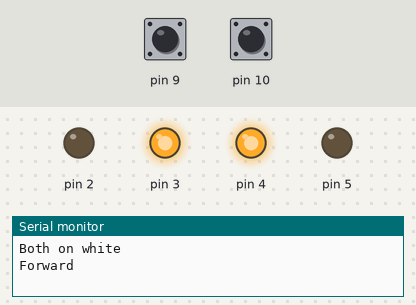
Bench run of a sketch on a simulated Arduino Uno, built with avr-gcc and run on an emulated ATmega328P. Parts: output pins drawn as LEDs (lit = HIGH), the last lines printed to the serial monitor. Dashed ring = blinking. Inputs (shaded band) come from the test bench; at power-on: pin 9 LOW, pin 10 LOW.

Above: at 1.2 s.
1.3 s: pin 9 driven HIGH
At 1.7 s:
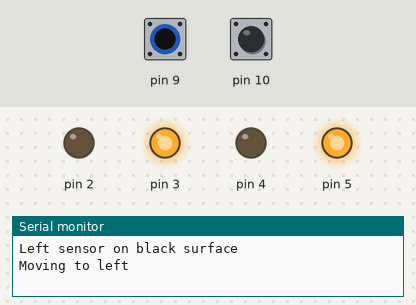
2.8 s: pin 10 driven HIGH
At 3.4 s:
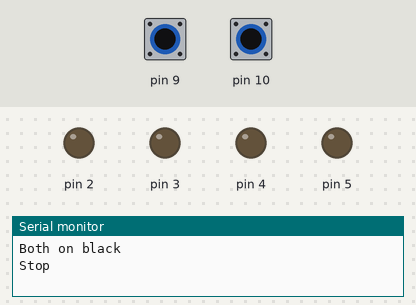
4.3 s: pin 9 driven LOW
At 5.5 s:
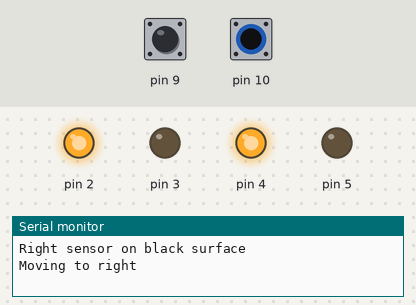
5.8 s: pin 10 driven LOW
At 6.9 s:
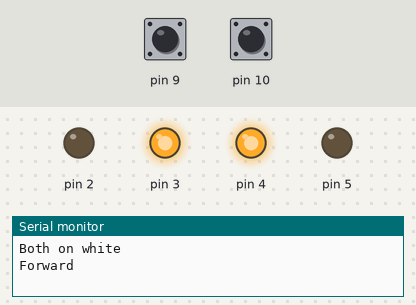
8.8 s: pin 9 pulsed HIGH 2 times (0.12 s each, 0.3 s apart)
At 9.06 s:
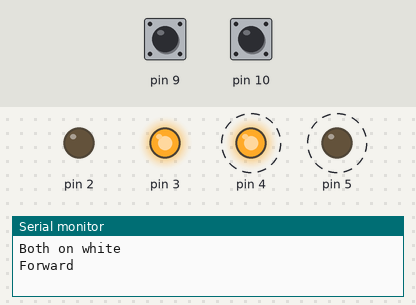
12.4 s: pin 10 pulsed HIGH 5 times (0.12 s each, 0.3 s apart)
At 12.64 s:
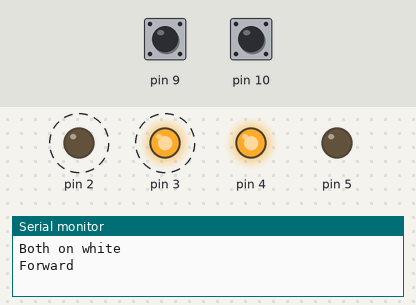
Timing chart, 0 to 15.4 s (numbered marks = the images above; inputs shaded):
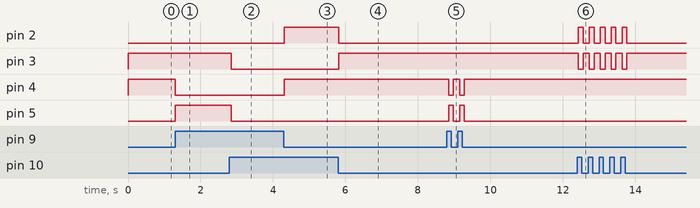

Measured:
- after the input at 1.3 s, pin 4: HIGH → LOW at once; pin 5: LOW → HIGH at once
- after the input at 2.8 s, pin 3, pin 5: HIGH → LOW after 0.05 s
- after the input at 4.3 s, pin 2, pin 4: LOW → HIGH at once
- after the input at 5.8 s, pin 2: HIGH → LOW at once; pin 3: LOW → HIGH at once
- after the input at 8.8 s, pin 4: alternates HIGH for 0.17 s and LOW for 0.13 s, 4 changes in all, then stays HIGH, starting after 0.05 s; pin 5: alternates HIGH for 0.13 s and LOW for 0.17 s, 4 changes in all, then stays LOW, starting after 0.05 s
- after the input at 12.4 s, pin 2: alternates HIGH for 0.13 s and LOW for 0.17 s, 10 changes in all, then stays LOW, starting at once; pin 3: alternates HIGH for 0.17 s and LOW for 0.13 s, 10 changes in all, then stays HIGH, starting at once

The sketch:

line_follower_code.ino
```cpp
// Done final code by "TEAM ROBOMAZE" using object oriented programming language for line follower car :

//This porsion from global veriables to creating class and defining public and constructor is done by:" JAGVEER SINGH BHAKAR"

class robot {

  private:
    int m1,m2,m3,m4,ir1,ir2;
  public:

  robot(int a,int b,int c,int d,int e,int f)
    :m1(a),m2(b),m3(c),m4(d),ir1(e),ir2(f){}

// This porsion creating void Begin and void sensors function is done by :"SACHIN PANDEY"


    void sensors(int e,int f)
    {
      ir1 = digitalRead(e);
      ir2 = digitalRead(f);
    }

    void Begin() {
      Serial.begin(9600);
      // Defining pinmode of devices connected to arduino
      pinMode(m1, OUTPUT);
      pinMode(m2, OUTPUT);
      pinMode(m3, OUTPUT);
      pinMode(m4, OUTPUT);
      pinMode(ir1, INPUT);
      pinMode(ir2, INPUT);
      Serial.print("POSSITION OF SENSORS ");
      Serial.print("         |           ");

      Serial.print("STATUS OF CAR\n");

    }


// This porsion creating void Forward and rest both the  function is done by :"YOUGAL ATTRI"
    void Forward() {

  //When both the sensors are on white surface:
      if (ir1 == 0 && ir2 == 0)
      {
        digitalWrite(m1, LOW);  //left backword motor is OFF
        digitalWrite(m2, HIGH); //left forword motor is ON
        digitalWrite(m3, HIGH);  //right backword motor is OFF
        digitalWrite(m4, LOW); //right forward  motor is ON
        Serial.print("Both on white               ");
        Serial.print("                   Forward\n");

      }
    }
    //When both the sensors are on black surface:
    void rest() {
      if (ir1 == 1 && ir2 == 1)
      {
        digitalWrite(m1, LOW); // left backword motor is OFF
        digitalWrite(m2, LOW); // left forword motor is OFF
        digitalWrite(m3, LOW); // right backword motor is OFF
        digitalWrite(m4, LOW); // right  forword motor is OFF
        Serial.print("Both on black              ");
        Serial.print("                    Stop\n");

      }
    }

  // This porsion creating void left and right both the functions are done by : "BHAJANPREET SINGH"

  //When left sensor on black and right sensor white surface:
    void left() {


      if (ir1 == 1 && ir2 == 0)
      {
        digitalWrite(m1, LOW);  //left backword motor is ON
        digitalWrite(m2, HIGH);  //left forword motor is OFF
        digitalWrite(m3, LOW);  //right backword motor is OFF
        digitalWrite(m4, HIGH); //right forword motor is ON
        Serial.print("Left sensor on black surface             ");
        Serial.print("      Moving to left\n");

      }
    }
    //When right sensor on black and left sensor white surface:
    void right() {
      if (ir1 == 0 && ir2 == 1)
      {
        digitalWrite(m1, HIGH); //left backword motor is OFF
        digitalWrite(m2, LOW); //left forword motor is ON
        digitalWrite(m3, HIGH); //right backword motor is ON
        digitalWrite(m4,LOW);  //right forword motor is OFF
        Serial.print("Right sensor on black surface             ");
        Serial.print("     Moving to right\n");

      }

    }
};
//This porsion creating object for class and void setup and void loop is done by  : "SURBHITRAJ SINGH"
// creating object of class:

robot   red(2,3,4,5,9,10);

void setup() {
  red.Begin();

}
void loop() {
  red.sensors(9,10);
  red.Forward();
  red.rest();
  red.left();
  red.right();}
```
